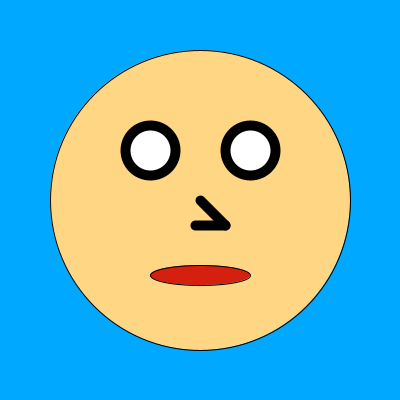
Frame 1 (no input)
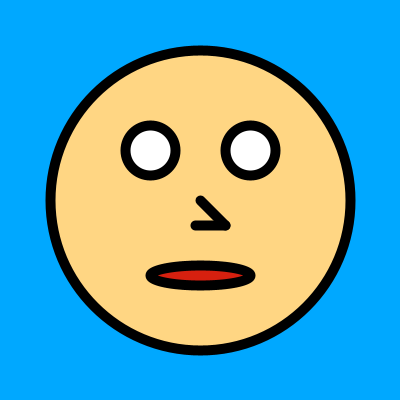
Frame 60 (the mouse pressed at the canvas centre just before this capture)
Frame 120 (the mouse held since frame 60 and released just before this capture): identical to frame 60, image omitted

The Processing sketch that drew these frames (run headless with seeded random() and noise(); from frame 60 on, the mouse is pressed at the canvas centre):

// Processing sketch: bouncing_ball
// ── bouncing_ball.pde
void setup() {
    size(400,400);
    background(#00A8FF);
    rectMode(CENTER);
}

void draw() {
    background(#00A8FF); 
    fill(#FFD683);
    ellipse(200,200,300,300);
    fill(0);
    fill(0);
    fill(#D6200F);
    ellipse(200,275,100,20);
    strokeWeight(10);
    line(200,200,225,225);
    line(195,225,225,225);
    fill(255);
    ellipse(150,150,50,50);
    ellipse(250,150,50,50);
}
